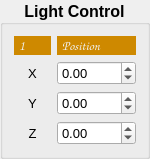
       <widget class="QGroupBox" name="groupBox_4">
        <property name="maximumSize">
         <size>
          <width>150</width>
          <height>16777215</height>
         </size>
        </property>
        <property name="font">
         <font>
          <pointsize>12</pointsize>
          <weight>75</weight>
          <bold>true</bold>
         </font>
        </property>
        <property name="title">
         <string>Light Control</string>
        </property>
        <property name="alignment">
         <set>Qt::AlignCenter</set>
        </property>
        <layout class="QGridLayout" name="gridLayout_2">
         <item row="3" column="0" colspan="2">
          <widget class="QLabel" name="light_x_label">
           <property name="font">
            <font>
             <pointsize>10</pointsize>
             <weight>50</weight>
             <bold>false</bold>
            </font>
           </property>
           <property name="text">
            <string>X</string>
           </property>
           <property name="alignment">
            <set>Qt::AlignCenter</set>
           </property>
          </widget>
         </item>
         <item row="4" column="0" colspan="2">
          <widget class="QLabel" name="light_y_label">
           <property name="font">
            <font>
             <pointsize>10</pointsize>
             <weight>50</weight>
             <bold>false</bold>
            </font>
           </property>
           <property name="text">
            <string>Y</string>
           </property>
           <property name="alignment">
            <set>Qt::AlignCenter</set>
           </property>
          </widget>
         </item>
         <item row="4" column="2">
          <widget class="QDoubleSpinBox" name="light_y_doubleSpinBox">
           <property name="font">
            <font>
             <pointsize>10</pointsize>
             <weight>50</weight>
             <bold>false</bold>
            </font>
           </property>
           <property name="decimals">
            <number>2</number>
           </property>
           <property name="minimum">
            <double>-9999.000000000000000</double>
           </property>
           <property name="maximum">
            <double>9999.000000000000000</double>
           </property>
           <property name="singleStep">
            <double>10.000000000000000</double>
           </property>
          </widget>
         </item>
         <item row="0" column="2">
          <widget class="QComboBox" name="light_attribute_comboBox">
           <property name="font">
            <font>
             <family>Comic Sans MS</family>
             <pointsize>10</pointsize>
            </font>
           </property>
           <property name="styleSheet">
            <string notr="true"> QComboBox {
	background-color: rgb(206, 137, 0);
	color: rgb(240, 240, 240);
    border-radius: 10px;
}

QComboBox:on {
	background-color: qradialgradient(spread:pad, cx:0.5, cy:0.5, radius:0.5, fx:0.499001, fy:0.000500999, stop:0 rgba(152, 152, 152, 217), stop:1 rgba(0, 0, 0, 232));
     padding-top: 3px;
     padding-left: 4px;
}

QComboBox::down-arrow {
	image: url(:/Resources/Icons/down_arrow.ico);
}

QComboBox::drop-down {
     border-left-color: rgb(240, 240, 240);
}

QComboBox QAbstractItemView {
     selection-background-color: rgb(80, 80, 80);
}</string>
           </property>
           <item>
            <property name="text">
             <string>Position</string>
            </property>
           </item>
           <item>
            <property name="text">
             <string>Color</string>
            </property>
           </item>
           <item>
            <property name="text">
             <string/>
            </property>
           </item>
          </widget>
         </item>
         <item row="5" column="2">
          <widget class="QDoubleSpinBox" name="light_z_doubleSpinBox">
           <property name="font">
            <font>
             <pointsize>10</pointsize>
             <weight>50</weight>
             <bold>false</bold>
            </font>
           </property>
           <property name="decimals">
            <number>2</number>
           </property>
           <property name="minimum">
            <double>-9999.000000000000000</double>
           </property>
           <property name="maximum">
            <double>9999.000000000000000</double>
           </property>
           <property name="singleStep">
            <double>10.000000000000000</double>
           </property>
          </widget>
         </item>
         <item row="0" column="0" colspan="2">
          <widget class="QComboBox" name="light_comboBox">
           <property name="font">
            <font>
             <family>Comic Sans MS</family>
             <pointsize>10</pointsize>
            </font>
           </property>
           <property name="styleSheet">
            <string notr="true"> QComboBox {
	background-color: rgb(206, 137, 0);
	color: rgb(240, 240, 240);
    border-radius: 10px;
}

QComboBox:on {
	background-color: qradialgradient(spread:pad, cx:0.5, cy:0.5, radius:0.5, fx:0.499001, fy:0.000500999, stop:0 rgba(152, 152, 152, 217), stop:1 rgba(0, 0, 0, 232));
     padding-top: 3px;
     padding-left: 4px;
}

QComboBox::down-arrow {
	image: url(:/Resources/Icons/down_arrow.ico);
}

QComboBox::drop-down {
     border-left-color: rgb(240, 240, 240);
}

QComboBox QAbstractItemView {
     selection-background-color: rgb(80, 80, 80);
}</string>
           </property>
           <item>
            <property name="text">
             <string>1</string>
            </property>
           </item>
           <item>
            <property name="text">
             <string>2</string>
            </property>
           </item>
          </widget>
         </item>
         <item row="3" column="2">
          <widget class="QDoubleSpinBox" name="light_x_doubleSpinBox">
           <property name="font">
            <font>
             <pointsize>10</pointsize>
             <weight>50</weight>
             <bold>false</bold>
            </font>
           </property>
           <property name="decimals">
            <number>2</number>
           </property>
           <property name="minimum">
            <double>-9999.000000000000000</double>
           </property>
           <property name="maximum">
            <double>9999.000000000000000</double>
           </property>
           <property name="singleStep">
            <double>10.000000000000000</double>
           </property>
          </widget>
         </item>
         <item row="5" column="0" colspan="2">
          <widget class="QLabel" name="light_z_label">
           <property name="font">
            <font>
             <pointsize>10</pointsize>
             <weight>50</weight>
             <bold>false</bold>
            </font>
           </property>
           <property name="text">
            <string>Z</string>
           </property>
           <property name="alignment">
            <set>Qt::AlignCenter</set>
           </property>
          </widget>
         </item>
        </layout>
       </widget>
